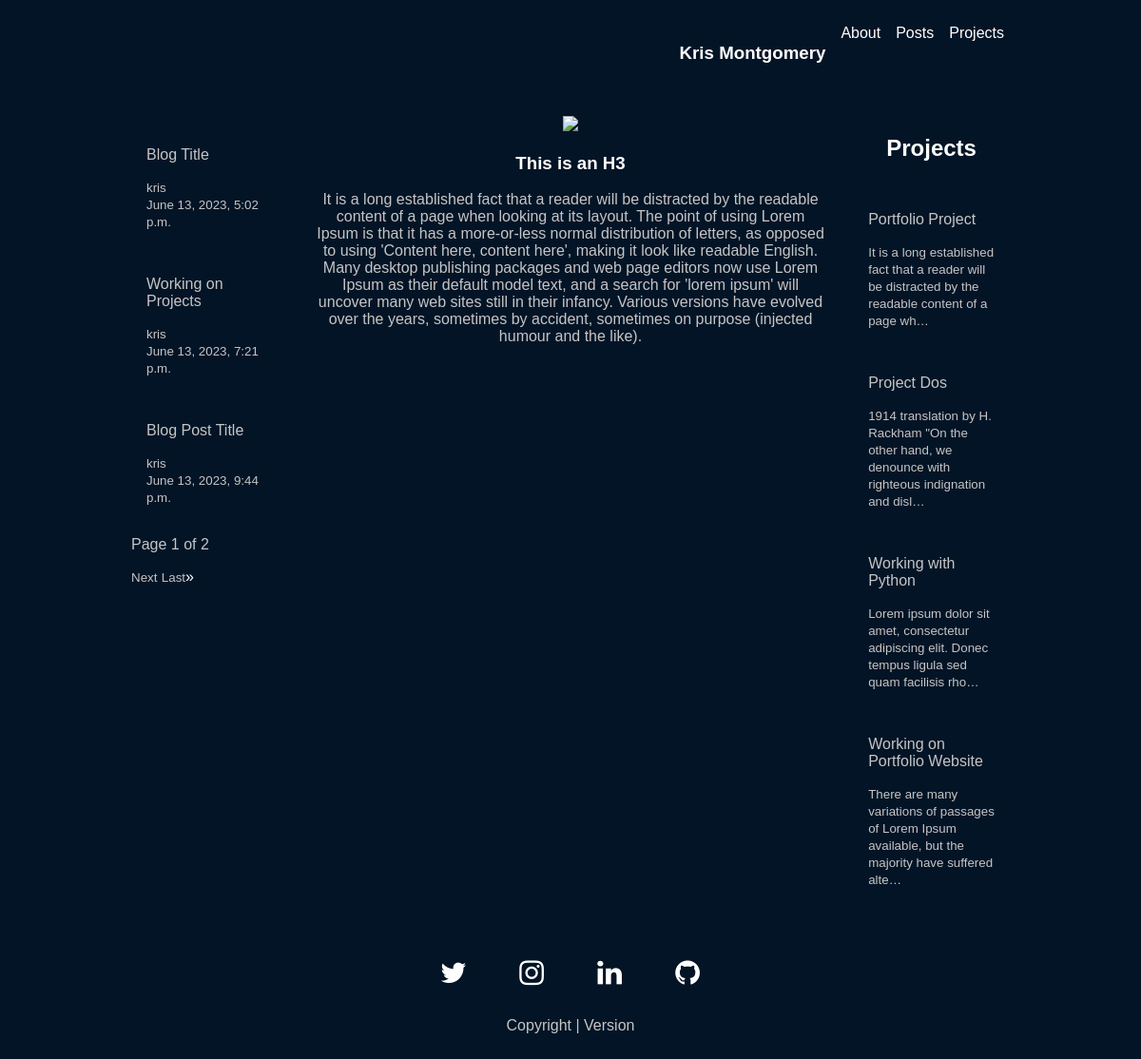
The page / on the database its author committed.
### main/models.py (models this page shows, shortened)
class blogPosts(models.Model):
    author = models.ForeignKey(User, on_delete=models.SET_NULL, null=True)
    blog_title = models.CharField(max_length=200)
    blog_image = models.ImageField(upload_to='static/images', blank=True, null=True, height_field=None, width_field=None, max_length=100,)
    blog_image_info = models.TextField(null=True, blank=True)
    blog_body = models.TextField(null=True, blank=True)
    blog_created_date = models.DateTimeField(auto_now=True)
    blog_topic_one_title = models.CharField(max_length=200, default='Default')
    blog_topic_image_one = models.ImageField(upload_to='static/images', blank=True, null=True, height_field=None, width_field=None, max_length=100,)
    blog_topic_image_info = models.TextField(null=True, blank=True)
    topic_one_body = models.TextField(null=True, blank=True)
    blog_topic_two_title = models.CharField(max_length=200, default='Default')
    blog_topic_image_two = models.ImageField(upload_to='static/images', blank=True, null=True, height_field=None, width_field=None, max_length=100,)
    blog_topic_image_info_two = models.TextField(null=True, blank=True)
    topic_one_body_two = models.TextField(null=True, blank=True)
    blog_links = models.URLField(max_length=500, null=True, blank=True)
    blog_links_two = models.URLField(max_length=500, null=True, blank=True)

class projectModel(models.Model):
    project_title = models.CharField(max_length=200)
    project_image = models.ImageField(upload_to='static/images', blank=True, null=True, height_field=None, width_field=None, max_length=100,)
    image_info = models.TextField(null=True, blank=True)
    project_image_two = models.ImageField(upload_to='static/images', blank=True, null=True, height_field=None, width_field=None, max_length=100,)
    image_info_two = models.TextField(null=True, blank=True)
    project_image_three = models.ImageField(upload_to='static/images', blank=True, null=True, height_field=None, width_field=None, max_length=100,)
    image_info_three = models.TextField(null=True, blank=True)
    project_body = models.TextField(null=True, blank=True)
    project_links = models.URLField(max_length=500, null=True, blank=True)
    project_links_two = models.URLField(max_length=500, null=True, blank=True)

### main/views.py (the view)
# urls.py: path('', views.home, name="home"),
def home(request):
    p = Paginator(blogPosts.objects.all(), 3)
    page = request.GET.get('page')
    posts = p.get_page(page)
    projects = projectModel.objects.all()
    context = {
        'posts': posts,
        'projects': projects
    }
    return render(request, 'main/home.html', context)

### main/templates/main/home.html (shortened to what this page needs)
{% extends 'main.html' %}
{% load static %}
{% block content %}
<div class="home-container">
    <div class="leftside">
        {% for t in posts %}
            <div class="blog-container" onclick='location.href="posts/post/{{t.id}}";'>
                <p>{{t.blog_title}}</p>
                <small>{{t.author}}</small><br>
                <small>{{t.blog_created_date}}</small>
            </div>
            <br>
            {% endfor %}
            <p>Page {{ posts.number }} of {{ posts.paginator.num_pages }}</p>
            {% if posts.has_next %}
                <a href="?page={{posts.next_page_number}}"><small>Next</small></a>
                <a href="?page={{posts.paginator.num_pages}}"><small>Last</small>&raquo</a>
            {% endif %}
        </div>
        <div class="main-content">
            <img src="{% static 'images/pro_picture.jpg' %}">
            <H3>This is an H3</H3>
            <p>It is a long established fact that a reader will be distracted by the readable content of a page when looking at its layout. The point of using Lorem Ipsum is that it has a more-or-less normal distribution of letters, as opposed to using 'Content here, content here', making it look like readable English. Many desktop publishing packages and web page editors now use Lorem Ipsum as their default model text, and a search for 'lorem ipsum' will uncover many web sites still in their infancy. Various versions have evolved over the years, sometimes by accident, sometimes on purpose (injected humour and the like).</p>
        </div>
        <div class="rightside">
            <h2>Projects</h2>
            {% for p in projects %}
                <div class="project_container" onclick='location.href="projects/project/{{p.id}}";'>
                    <p>{{p.project_title}}</p>
                    <small>{{p.project_body|truncatechars:100}}</small>
                </div>
            {% endfor %}
        </div>
    </div>
    {% endblock %}

### static/styles/main.css (style rules this page uses)
body { background-color: rgb(3, 20, 38); font-family: 'Trebuchet MS', sans-serif; margin: 0 4rem 0 4rem; }
h1, h2, h3 { color: white; }
p, small { color: #c5c5c5; }
a { color: white; }
.home-container { display: grid; grid-template-columns: 1fr 3fr 1fr; grid-gap: 10px; margin: 0 4em 0 4em; }
.leftside { padding: 10px; }
.main-content { justify-items: center; padding: 10px; text-align: center; }
.rightside { padding: 10px; text-align: center; }
.blog-container { padding: 1em; color: #c5c5c5; cursor: pointer; display: inline-block; position: relative; transition: 0.5s; border-radius: 5px; text-align: left; }
.blog-container:after { content: '→'; position: absolute; opacity: 0; top: 14px; right: -20px; transition: 0.5s; }
.project_container { padding: 1em; color: #c5c5c5; cursor: pointer; position: relative; transition: 0.5s; border-radius: 5px; text-align: left; }
.project_container:after { content: '→'; position: absolute; opacity: 0; top: 14px; right: -20px; transition: 0.5s; }
a { text-decoration: none; }

### rows shown on the page
blogPosts: blog_title "Blog Title", author "kris", blog_created_date "June 13, 2023, 5:02 p.m."
blogPosts: blog_title "Working on Projects", author "kris", blog_created_date "June 13, 2023, 7:21 p.m."
blogPosts: blog_title "Blog Post Title", author "kris", blog_created_date "June 13, 2023, 9:44 p.m."
projectModel: project_title "Portfolio Project", project_body "It is a long established fact that a reader will be distracted by the readable content of a page wh…"
projectModel: project_title "Project Dos", project_body "1914 translation by H. Rackham \"On the other hand, we denounce with righteous indignation and disl…"
projectModel: project_title "Working with Python", project_body "Lorem ipsum dolor sit amet, consectetur adipiscing elit. Donec tempus ligula sed quam facilisis rho…"
projectModel: project_title "Working on Portfolio Website", project_body "There are many variations of passages of Lorem Ipsum available, but the majority have suffered alte…"

### other values the page prints
{{ posts.number }} "1"
{{ posts.paginator.num_pages }} "2"
